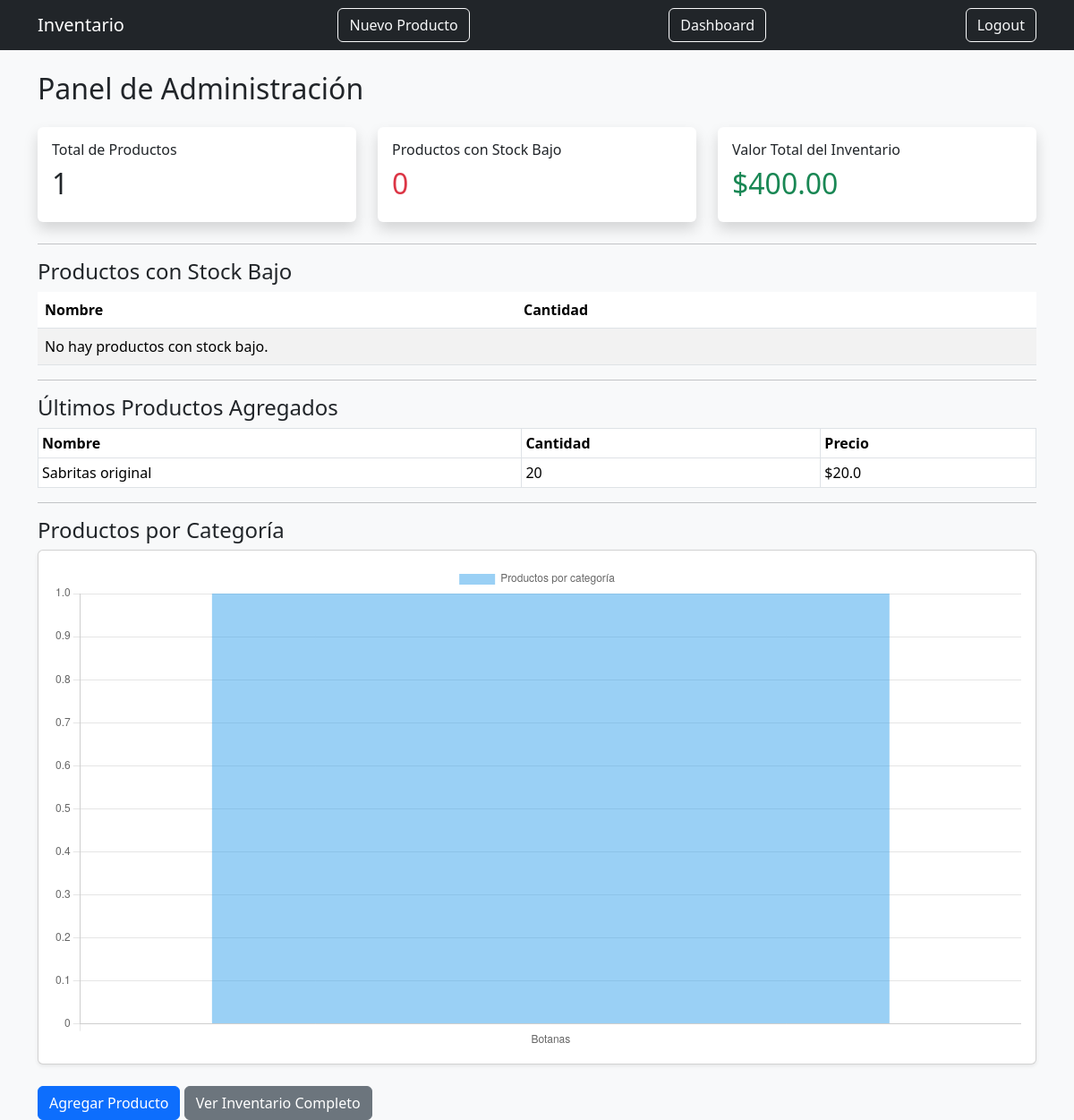
The page /dashboard (signed in) on the database as committed earlier.
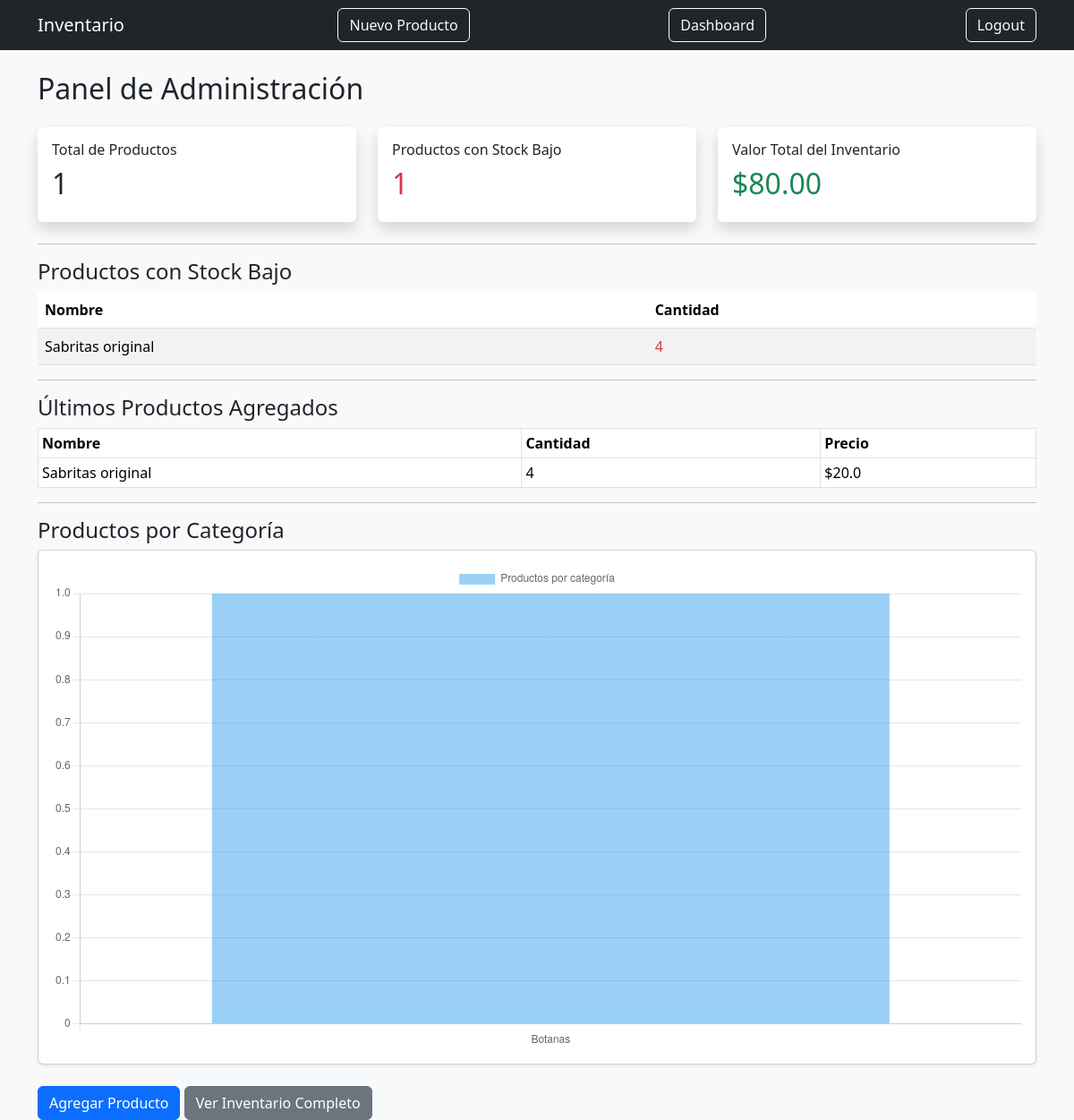
The same page on the database as committed later.
### models.py (models this page shows)
class Producto(db.Model):
    id = db.Column(db.Integer, primary_key=True)
    nombre = db.Column(db.String(100), nullable=False)
    precio = db.Column(db.Float, nullable=False)
    cantidad = db.Column(db.Integer, nullable=False)
    descripcion = db.Column(db.String(200), nullable=True)
    categoria_id = db.Column(db.Integer, db.ForeignKey("categoria.id"), nullable=False)

### app.py (the view)
@app.route("/dashboard")
@login_required
def dashboard():
    if current_user.role != "admin":
        flash("No tienes permisos para acceder al dashboard.")
        return redirect(url_for("index"))
    total_productos = Producto.query.count()
    stock_bajo_lista = Producto.query.filter(Producto.cantidad < 5).all()
    stock_bajo = len(stock_bajo_lista)
    valor_total = db.session.query(
        db.func.sum(Producto.precio * Producto.cantidad)
    ).scalar() or 0
    ultimos = Producto.query.order_by(Producto.id.desc()).limit(5).all()
    productos_por_categoria = (
        db.session.query(Categoria.nombre, func.count(Producto.id))
        .join(Producto)
        .group_by(Categoria.nombre)
        .all()
    )
    categorias = [p[0] for p in productos_por_categoria]
    cantidades = [p[1] for p in productos_por_categoria]
    return render_template(
        "dashboard.html",
        total_productos=total_productos,
        stock_bajo=stock_bajo,
        valor_total=valor_total,
        ultimos=ultimos,
        stock_bajo_lista=stock_bajo_lista,
        categorias = categorias,
        cantidades = cantidades
    )

### app.py (called while the page is built)
@login_manager.user_loader
def load_user(user_id):
    return User.query.get(int(user_id))

### templates/dashboard.html (shortened to what this page needs)
{% extends "layout.html" %}
{% block content %}
<h2 class="mb-4">Panel de Administración</h2>
<div class="row mb-4">
    <div class="col-md-4">
        <div class="card shadow border-0">
            <div class="card-body">
                <h6>Total de Productos</h6>
                <h2>{{ total_productos }}</h2>
            </div>
        </div>
    </div>
    <div class="col-md-4">
        <div class="card shadow border-0">
            <div class="card-body">
                <h6>Productos con Stock Bajo</h6>
                <h2 class="text-danger">{{ stock_bajo }}</h2>
            </div>
        </div>
    </div>
    <div class="col-md-4">
        <div class="card shadow border-0">
            <div class="card-body">
                <h6>Valor Total del Inventario</h6>
                <h2 class="text-success">${{ "%.2f"|format(valor_total) }}</h2>
            </div>
        </div>
    </div>
</div>
<hr>
<h4>Productos con Stock Bajo</h4>
<table class="table table-striped">
    <thead>
        <tr>
            <th>Nombre</th>
            <th>Cantidad</th>
        </tr>
    </thead>
    <tbody>
        {% for producto in stock_bajo_lista %}
        <tr>
            <td>{{ producto.nombre }}</td>
            <td class="text-danger">{{ producto.cantidad }}</td>
        </tr>
        {% else %}
        <tr>
            <td colspan="2">No hay productos con stock bajo.</td>
        </tr>
        {% endfor %}
    </tbody>
</table>
<hr>
<h4>Últimos Productos Agregados</h4>
<table class="table table-sm table-bordered">
    <thead>
        <tr>
            <th>Nombre</th>
            <th>Cantidad</th>
            <th>Precio</th>
        </tr>
    </thead>
    <tbody>
        {% for producto in ultimos %}
        <tr>
            <td>{{ producto.nombre }}</td>
            <td>{{ producto.cantidad }}</td>
            <td>${{ producto.precio }}</td>
        </tr>
        {% endfor %}
    </tbody>
</table>
<hr>
<h4>Productos por Categoría</h4>
<div class="card shadow-sm p-3 mb-4">
    <canvas id="graficaCategorias"></canvas>
</div>
<script>
    const datos = JSON.parse(document.getElementById('datos-grafica').textContent);
    const ctx = document.getElementById('graficaCategorias');
    new Chart(ctx, {
        type: 'bar',
        data: {
            labels: datos.categorias,
            datasets: [{
                label: 'Productos por categoría',
                data: datos.cantidades
            }]
        }
    });
</script>
<div class="mt-4">
    <a href="{{ url_for('nuevo_producto') }}" class="btn btn-primary">
        Agregar Producto
    </a>
    <a href="{{ url_for('inventario') }}" class="btn btn-secondary">
        Ver Inventario Completo
    </a>
</div>
{% endblock %}

Rows that differ between the two databases and show on the page:
now on one of the page's lists (row edited): Producto: nombre "Sabritas original", cantidad "4"
changed Producto "Sabritas original": cantidad "20" → "4"
Other text that changed with them:
{{ stock_bajo }}: "0" → "1"
{{ "%.2f"|format(valor_total) }}: "400.00" → "80.00"
text no longer shown: "No hay productos con stock bajo."
